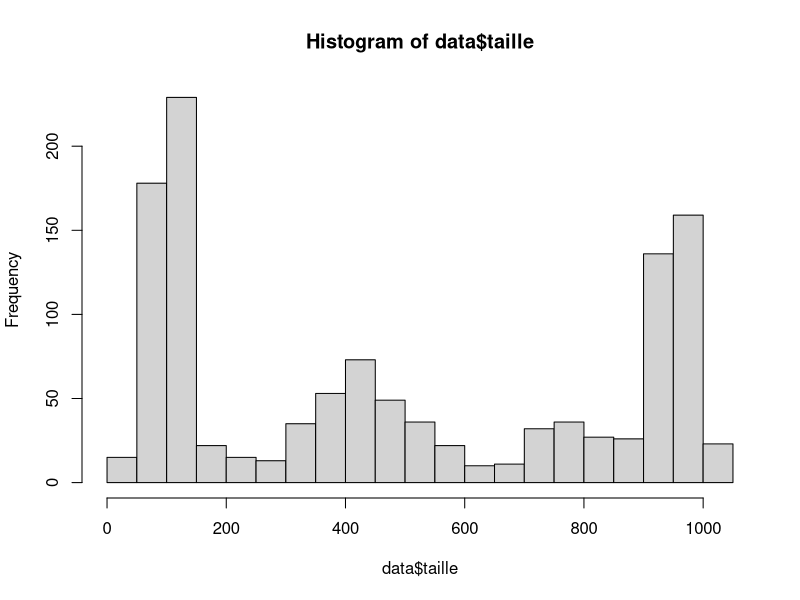
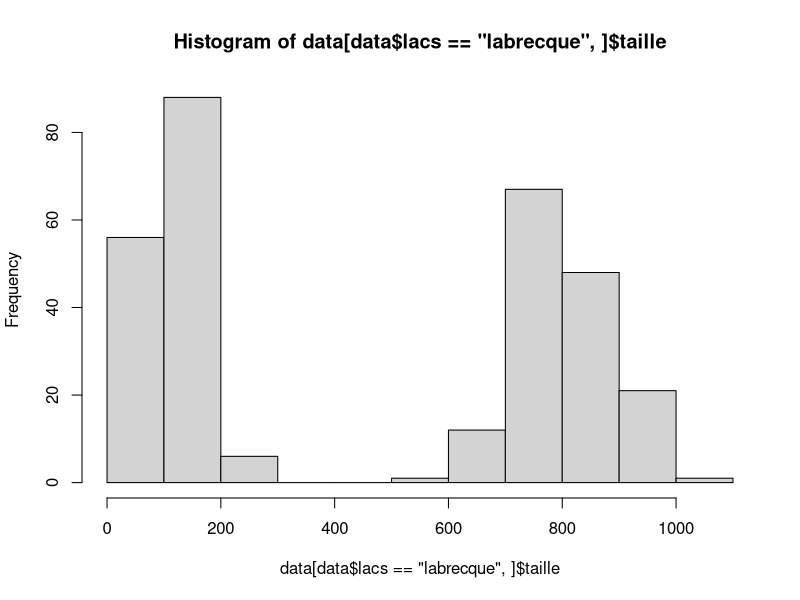
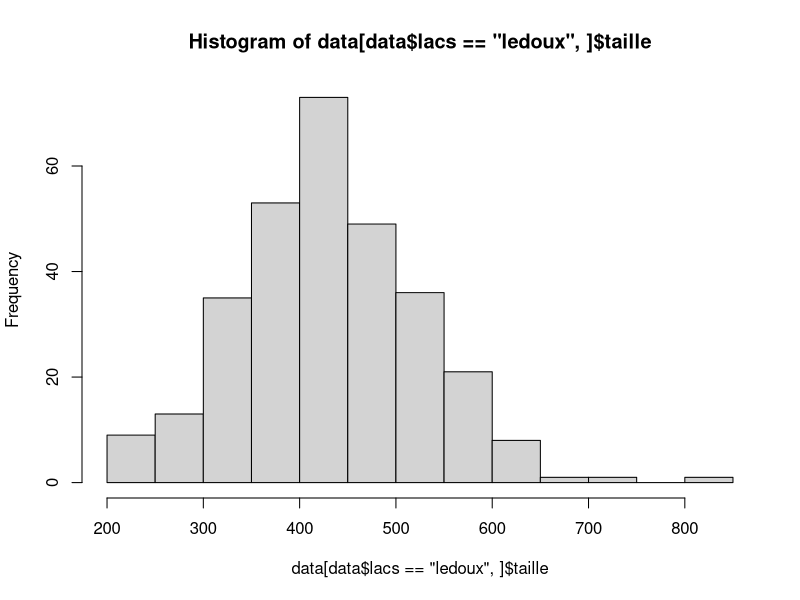
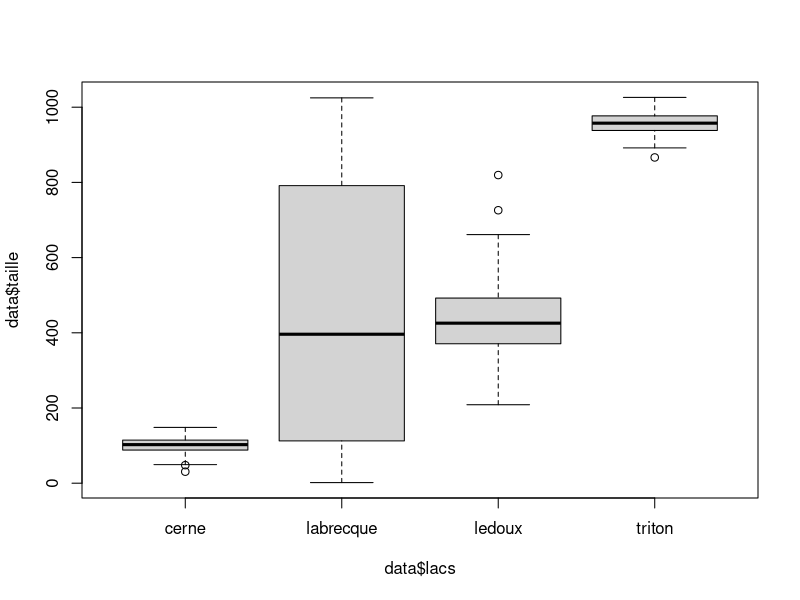
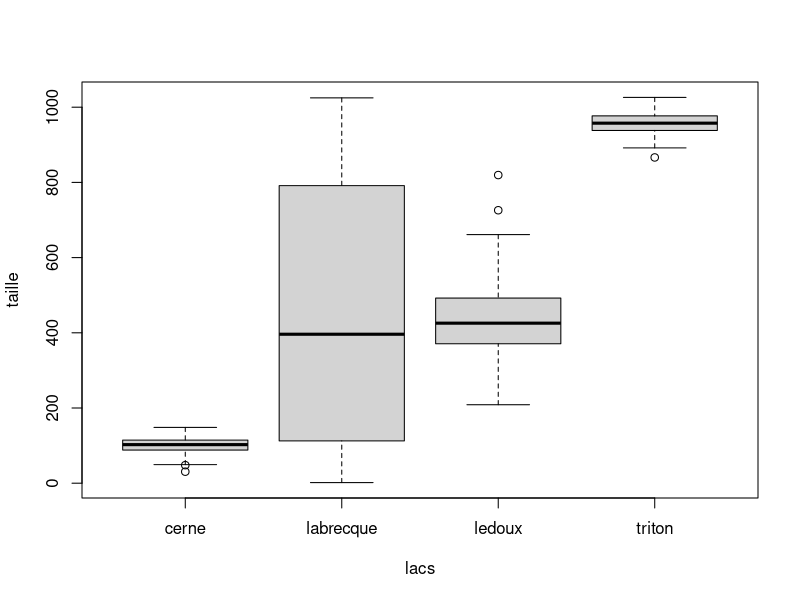

Source code (R) for these figures, in order:
## ---- chunk 1
library(data.table)
## ---- chunk 2
data <- fread(
    file = "./data/donnees1.csv"
)
## ---- chunk 3
str(data)
## ---- chunk 4
data <- read.table(
    file = "./data/donnees1.csv",
    header = TRUE, sep = ";", dec = "."
)

str(data)
## ---- chunk 5
data <- read.csv("./data/donnees1.csv", sep = ";")
str(data)
## ---- chunk 6
data$taille # retourne un vecteur
data[, 1] # retourne un vecteur
## ---- chunk 7
data$log_taille <- log(data$taille)
## ---- chunk 8
data$lac <- as.factor(data$lac)
## ---- chunk 9
# Renommer une colone en spécifiant le nom
colnames(data)[colnames(data) == "lac"] <- "lacs"

# Renommer une colone en spécifiant sa position
colnames(data)[2] <- "lacs"
## ---- chunk 10
ls() # Les objets qu'on a créé qui se trouvent dans l'environnement
sessionInfo() # informations sur notre session actuelle
## ---- chunk 11
str(data) # structure des données
head(data, 6) # 6 premières lignes (essayez de changer la valeur)
summary(data) # sommaire de nos données
dim(data) # dimensions des données (observations colones)
nrow(data) # observations
ncol(data) # colones
## ---- chunk 12
# Opérations sur des colones
range(data$taille) # étendue des valeurs de la colone taille
mean(data$taille) # moyenne de la colone taille
sd(data$taille) # écart-type de la colone taille
## ---- chunk 13
# Indexer colone
data[, 1]
data[, 2]

# Indexer ligne
data[1, ]

# Indexer ligne et colone
data[8, 3]
## ---- chunk 14
sum(is.na(data$taille))
## ---- chunk 15
data[1,2] <- "salut"
levels(as.factor(data$lacs))
# On voit maintenant qu'on a 5 lacs incluant salut.
## ---- chunk 16
data[data$lacs == "labrecque", ]
data[data$lacs == "cerne", ]
## ---- chunk 17
data_cerne <- data[data$lacs == "cerne", ]
## ---- chunk 18
length(unique(data$lacs))
## ---- chunk 19
hist(data$taille, breaks = 20)
hist(data[data$lacs == "labrecque", ]$taille)
hist(data[data$lacs == "ledoux", ]$taille)
## ---- chunk 20
# Vérifier la taille par lac
boxplot(data$taille ~ data$lacs)
with(data, boxplot(taille ~ lacs))
